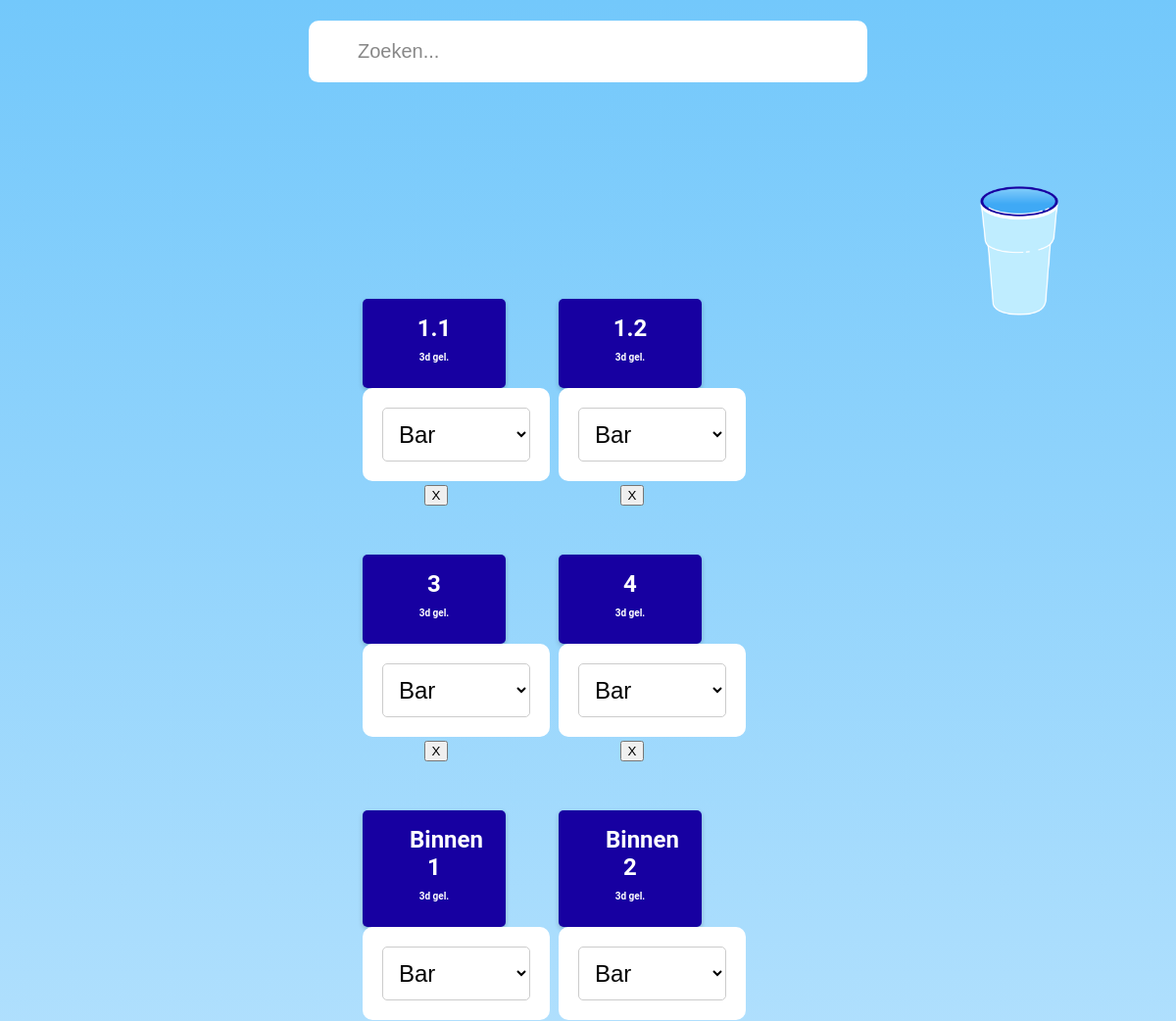
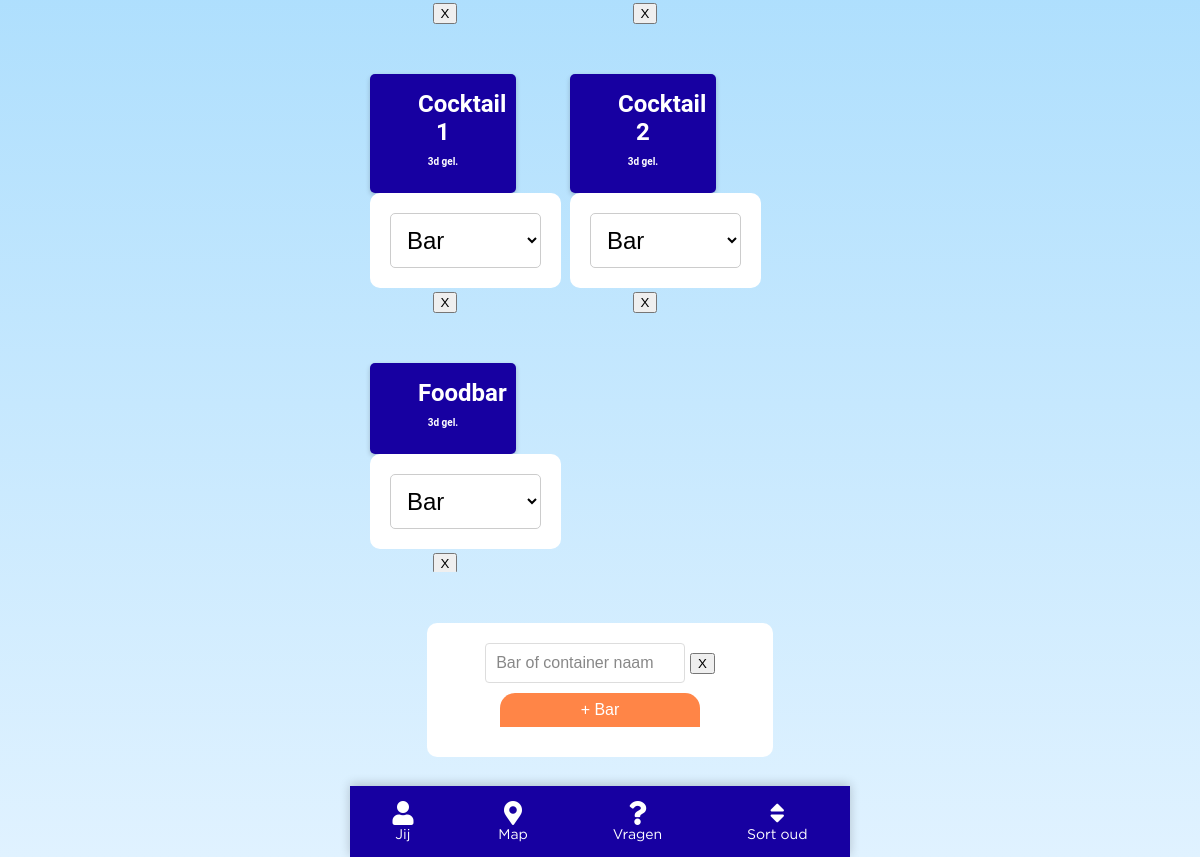
The app's page /location/10/2?user_id=1&from_admin=true (signed in) with its own data (2 pictures, top to bottom).
### app.py (models this page shows, shortened)
class Bar(db.Model):
    id = db.Column(db.Integer, primary_key=True)
    name = db.Column(db.String(120), nullable=False)
    total_kg = db.Column(db.Integer, default=0)  # Total kilograms of zakken collected
    background_color = db.Column(db.String(10), default='#1700a1')  # New field to store color
    zakken = db.Column(db.Integer, nullable=False, default=0)
    bekers = db.Column(db.Integer, nullable=False, default=0)
    location_id = db.Column(db.Integer, db.ForeignKey('location.id'), nullable=False)
    location = db.relationship('Location', backref=db.backref('bars', lazy=True))
    x = db.Column(db.Float, nullable=True)  # X coordinate as percentage
    y = db.Column(db.Float, nullable=True)  # Y coordinate as percentage
    note = db.Column(db.String(1000))  # Assuming note is just a text field for simplicity
    url = db.Column(db.String)
    link = db.Column(db.String)
    last_checked_in = db.Column(db.DateTime, nullable=True)
    last_checked_in_user_id = db.Column(db.Integer, db.ForeignKey('user.id'), nullable=True)
    last_checked_in_user = db.relationship('User', foreign_keys=[last_checked_in_user_id], backref='checked_in_bars')
    notifications = db.relationship('Notification', backref='related_bar', lazy=True)  # Ensure unique backref name

### app.py (the view, shortened to what this page needs)
@app.route('/location/<int:user_id>/<int:location_id>', methods=['GET', 'POST'])
@login_required
def location(user_id, location_id):
    session['location_id'] = location_id  # Store location_id in session
    location = Location.query.get_or_404(location_id)
    bars = Bar.query.filter_by(location_id=location_id).all()
    bar_form = BarForm()  # For adding new bars
    bar_link_form = BarLinkForm()  # For navigating to a specific bar
    from_admin = request.args.get('from_admin', 'false').lower() == 'true'  # Capture the parameter
    formatted_bars = []
    for bar in bars:
        formatted_bar = {
            'id': bar.id,
            'name': bar.name,
            'total_kg': bar.total_kg,
            'background_color': bar.background_color,
            'zakken': bar.zakken,
            'bekers': bar.bekers,
            'location_id': bar.location_id,
            'last_checked_in': bar.last_checked_in.strftime('%Y-%m-%d %H:%M:%S') if bar.last_checked_in else None,
            'last_checked_in_user_id': bar.last_checked_in_user_id
        }
        formatted_bars.append(formatted_bar)
    return render_template('location.html', location=location, bars=formatted_bars, bar_form=bar_form, from_admin=from_admin, bar_link_form=bar_link_form, current_user=current_user)

### app.py
class BarForm(FlaskForm):
    name = StringField('Name', validators=[DataRequired()])
    link = StringField('Link', validators=[DataRequired(), URL()])  # Ensure this is included if you need a direct URL field
    submit = SubmitField('Add Bar')

class BarLinkForm(FlaskForm):
    bar_number = StringField('Bar Number', validators=[DataRequired()])
    submit = SubmitField('Create Link')

### app.py (called while the page is built)
def utc_to_local(utc_dt):
    if utc_dt is None:
        return None
    if isinstance(utc_dt, str):
        utc_dt = datetime.strptime(utc_dt, '%Y-%m-%d %H:%M:%S')
    if utc_dt.tzinfo is None:
        utc_dt = utc_dt.replace(tzinfo=pytz.utc)
    local_tz = pytz.timezone('Europe/Amsterdam')  # Use the Netherlands timezone
    local_dt = utc_dt.astimezone(local_tz)
    return local_tz.normalize(local_dt)  # Nor

@login_manager.user_loader
def load_user(user_id):
    return User.query.get(int(user_id))

@app.template_filter('humanize')
def humanize_time_since(dt):
    if dt is None:
        return "never"
    now = datetime.now(pytz.timezone('Europe/Amsterdam'))
    if dt.tzinfo is None:
        dt = pytz.timezone('Europe/Amsterdam').localize(dt)
    diff = now - dt
    seconds = diff.total_seconds()
    minutes = seconds // 60
    hours = minutes // 60
    days = hours // 24
    weeks = days // 7
    if seconds < 60:
        return "Net"
    elif minutes < 60:
        return f"{int(minutes)}m gel."
    elif hours < 24:
        return f"{int(hours)}u gel."
    elif days < 7:
        return f"{int(days)}d gel."
    else:
        return dt.strftime('%Y-%m-%d %H:%M:%S')  # Fall back to datetime string if older than a month

@app.template_filter('to_local')
def to_local_filter(utc_dt):
    return utc_to_local(utc_dt)

### templates/location.html (shortened to what this page needs)
{% extends "base.html" %}
{% block content %}
<div class="search-container location-bar">
    <form action="" method="get">
        <input type="text" id="barSearchInput" onkeyup="searchBars()" placeholder="Zoeken...">
    </form>
</div>
{% if from_admin %}
<div id="formContainer">
    <form id="barLinkForm" method="POST">
        <input type="text" name="bar_name" class="form-input jamooi" placeholder="Bar of container naam" required>
        <button type="button" onclick="removeForm()" class="remove-button">X</button>
        <input type="submit" value="+ Bar" class="submit-button jamooi">
    </form>
</div>
{% endif %}
<ul id="barsList" class="bars-list">
    {% set sorted_bars = bars | sort(attribute='name') %}
    {% for bar in sorted_bars %}
    <li>
        {% if bar.background_color == 'red' %}
            <span class="bar-button" style="display: none;">
                {{ bar.name }}
            </span>
        {% else %}
            <a href="{{ url_for('bar', bar_id=bar.id) }}" class="bar-button" style="background-color: {{ 'var(--bar-color)' if bar.background_color == 'blue' else 'var(--bar-color)' }};">
                <span class="bar-name">{{ bar.name }}</span>
                {% if bar.last_checked_in %}
                <p class="timeagog">{{ bar.last_checked_in | to_local | humanize }}</p>
            {% else %}
                <p class="timeagog">Nooit ingecheckt</p>
            {% endif %}
            </a>
        {% endif %}
        {% if current_user.is_admin %}
        <form method="POST" action="{{ url_for('update_bar_color', bar_id=bar.id) }}">
            <select name="color" onchange="this.form.submit()">
                <option value="blue" {% if bar.background_color == 'blue' %}selected{% endif %}>Bar</option>
            </select>
        </form>
            <button class="removeBarBtn" data-bar-id="{{ bar.id }}">X</button>
        {% endif %}
    </li>
    {% endfor %}
</ul>
<div class="bottom-navbar">
    <a href="{{ url_for('dashboard', user_id=current_user.id) }}" class="nav-item">
        <i class="fas fa-user"></i><span>Jij</span>
    </a>
    <a href="{{ url_for('map_page', location_id=location.id) }}" class="nav-item">
        <i class="fas fa-fas fa-map-marker-alt"></i><span>Map</span>
    </a>
    <a id="infoBtn" class="nav-item">
        <i class="fas fa-question"></i><span>Vragen</span>
    </a>
    <a href="#" id="sortCheckInBtn" class="nav-item" onclick="sortBarsByCheckIn()">
        <i class="fas fa-sort"></i><span>Sort oud</span>
    </a>
</div>
{% endblock %}

### static/main.css (style rules this page uses)
:root { --pc: #1700a1; --cs: #ff8547; --bc: #fff; }
:root { --bar-color: #1700a1; --container-color: #ff8547; }
body { font-family: "Roboto", sans-serif; background: linear-gradient(to bottom, #73c8fb 0%, #e0f2ff 100%); margin: 0; padding: 0; display: flex; height: 100vh; align-items: center; flex-wrap: wrap; justify-content: center; overflow-x: hidden; }
.location-bar { position: absolute; top: 20px; }
.location-bar form { width: 90vw; background-color: transparent; }
#barSearchInput { width: 70vw; font-size: 20px; border-radius: 10px; border: none; padding: 20px; padding-left: 20px; background-image: url("https://upload.wikimedia.org/wikipedia/commons/5/55/Magnifying_glass_icon.svg"); background-repeat: no-repeat; background-size: 20px; background-repeat: no-repeat; background-position: 10px center; padding-left: 50px; max-width: 500px; position: absolute; top: 50%; left: 50%; transform: translate(-50%, -30%); }
.bar-button { padding: 25px; text-decoration: none; color: #4e73df; border-radius: 15px; color: white; }
.timeagog { font-size: 10px; }
.search-container { align-items: center; display: flex; justify-content: left; }
li { background-color: var(--pc); padding: 10px; text-decoration: none; color: white; border-radius: 15px; }
li a { text-decoration: none; color: white; }
.form-input { border: 1px solid #ddd; border-radius: 4px; padding: 10px; margin-bottom: 10px; width: 100%; box-sizing: border-box; transition: border 0.3s ease-in-out; }
.jamooi { width: 200px; max-width: 200px; }
#formContainer { position: absolute; bottom: 100px; text-align: center; }
.submit-button { background-color: var(--pc); color: white; padding: 10px 20px; border: none; border-radius: 4px; cursor: pointer; width: 100%; transition: background-color 0.3s ease-in-out; }
.bars-list { display: flex; flex-wrap: wrap; gap: 10px; list-style: none; padding: 0; margin-top: -120px; padding-top: 230px; padding-bottom: 300px; max-height: 70vh; overflow-y: auto; max-width: 500px; }
.bars-list li { background-color: transparent !important; }
.bars-list li a { background-color: var(--pc); color: white; display: flex; justify-content: center; align-items: center; text-decoration: none; box-shadow: 0 2px 5px rgba(0, 0, 0, 0.2); transition: background-color 0.3s ease; min-width: 50px; text-align: center; font-size: 1em !important; font-weight: bold; border-radius: 5px; width: fit-content; padding: 16px 48px; max-width: 50px; font-size: 1.3em; overflow: hidden; }
::placeholder { color: #888; }
form { background: #fff; padding: 20px; border-radius: 10px; display: inline-block; }
form label, form select, form input[type="submit"] { font-size: 1em; }
form select { padding: 0.5em; border: 1px solid #ccc; border-radius: 5px; background-color: var(--bc); }
form input[type="submit"] { padding: 0.5em 1em; border: none; border-radius: 15px 15px 0px 0px; background-color: var(--cs); color: white; cursor: pointer; transition: background-color 0.3s ease; margin-top: 0; }
.bottom-navbar { position: fixed; bottom: 0; width: 100%; box-shadow: 0 -2px 10px rgba(0, 0, 0, 0.2); background-color: var(--pc); display: flex; justify-content: space-around; padding: 15px 0; z-index: 998; max-width: 500px; }
.nav-item { text-decoration: none; color: var(--bc); text-align: center; transition: transform 0.2s; }
.nav-item i { display: block; margin: 0 auto; font-size: 24px; transition: color 0.2s; cursor: pointer; }
.nav-item span { display: block; font-size: 14px; margin-top: 4px; }
input[type="submit"] { padding: 15px 20px; font-size: 18px; margin-top: 10px; width: 100%; }
input[type="text"], input[type="password"], input[type="submit"] { font-size: 16px; }
.search-container { margin-bottom: 20px; }
.locations-list, .bars-list { list-style: none; padding: 0; margin: 0; display: flex; flex-wrap: wrap; }
.bars-list li { background-color: var(--pc); padding: 10px; text-decoration: none; color: white; border-radius: 15px; margin: 10px; width: 45%; text-align: center; }
.locations-list li a, .bars-list li a { text-decoration: none; color: white; display: block; width: 100%; }
.bars-list li { width: 30%; font-size: 1.5em; }

### records on screen
Bar: name "1.1", last_checked_in|to_local "3d gel."
Bar: name "1.2", last_checked_in|to_local "3d gel."
Bar: name "3", last_checked_in|to_local "3d gel."
Bar: name "4", last_checked_in|to_local "3d gel."
Bar: name "Binnen 1", last_checked_in|to_local "3d gel."
Bar: name "Binnen…"
Bar: name "Cocktail 1", last_checked_in|to_local "3d gel."
Bar: name "Cocktail 2", last_checked_in|to_local "3d gel."
Bar: name "Foodbar", last_checked_in|to_local "3d gel."
